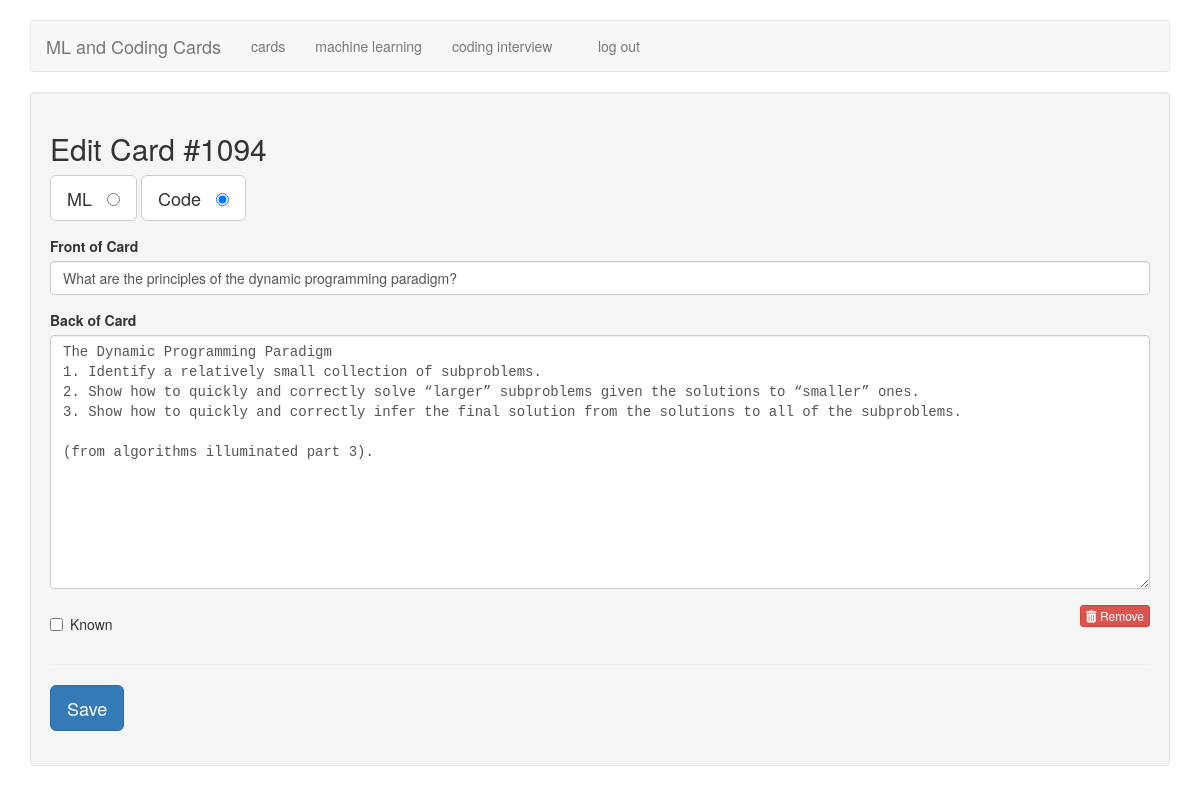
The app's page /edit/1094 (signed in) with its own data.
### tables this page shows
CREATE TABLE cards (
  id integer primary key autoincrement,
  type tinyint not null, /* 1 for vocab, 2 for code */
  front text not null,
  back text not null,
  known boolean default 0
);

### flash_cards.py (the view)
@app.route('/edit/<card_id>')
def edit(card_id):
    if not session.get('logged_in'):
        return redirect(url_for('login'))
    db = get_db()
    query = '''
        SELECT id, type, front, back, known
        FROM cards
        WHERE id = ?
    '''
    cur = db.execute(query, [card_id])
    card = cur.fetchone()
    return render_template('edit.html', card=card)

### flash_cards.py (called while the page is built)
def connect_db():
    rv = sqlite3.connect(app.config['DATABASE'])
    rv.row_factory = sqlite3.Row
    return rv

def get_db():
    if not hasattr(g, 'sqlite_db'):
        g.sqlite_db = connect_db()
    return g.sqlite_db

### templates/edit.html (shortened to what this page needs)
{% extends "layout.html" %}
{% block body %}
    <div class="well">
        <h2>Edit Card #{{ card.id }}</h2>
        <form action="{{ url_for('edit_card') }}" method="post" class="cardForm">
            <div class="form-group">
                <label for="ML" class="btn btn-default btn-lg">ML &nbsp;
                    <input type="radio" name="type" value="1"
                           id="ML" {{ "checked" if (card.type == 1) else "" }} />
                </label>
                <label for="code" class="btn btn-default btn-lg">Code &nbsp;
                    <input type="radio" name="type" value="2" id="code" {{ "checked" if (card.type == 2) else "" }} />
                </label>
            </div>
            <div class="form-group">
                <label for="front">Front of Card</label>
                <input type="text" name="front" id="front" class="form-control" value="{{ card.front|e }}">
            </div>
            <div class="form-group">
                <label for="back">Back of Card</label>
                <textarea name="back"
                          class="form-control"
                          id="back"
                          placeholder="back of card"
                          rows="12">{{ card.back|e }}</textarea>
            </div>
            <div class="row">
                <div class="col-xs-6">
                    <div class="checkbox">
                        <label>
                            <input type="checkbox" name="known"
                               value="1" {{ "checked" if (card.known == 1) else "" }} /> Known
                        </label>
                    </div>
                </div>
                <div class="col-xs-6 text-right">
                    <a href="{{ url_for('delete', card_id=card.id) }}" class="btn btn-danger btn-xs">
                        <i class="fa fa-trash"></i>
                        Remove
                    </a>
                </div>
            </div>
            <hr />
            <div class="form-group">
                <button type="submit" class="saveButton btn btn-lg btn-primary">Save</button>
            </div>
        </form>
    </div>
{% endblock %}

### static/style.css (style rules this page uses)
textarea { font-family: monospace; }

### records on screen
cards: id "1094", front "What are the principles of the dynamic programming paradigm?", back "The Dynamic Programming Paradigm 1. Identify a relatively small collection of subproblems. 2. Show how to quickly and correctly solve “larger” subproblems given the solutions to “smaller” ones. 3. Show how to quickly and correctly infer the final solution from the solutions to all of the subproblems. (from algorithms illuminated part 3)."
